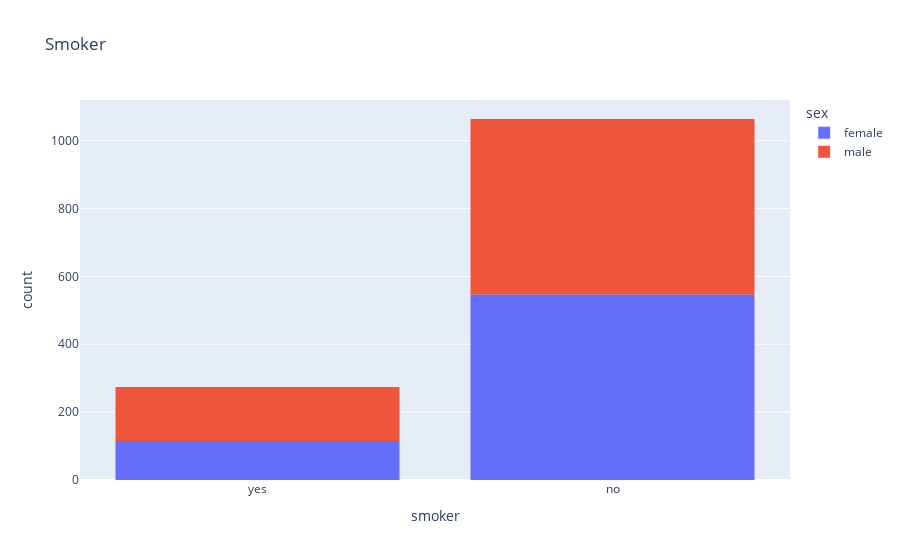

The notebook cell saved with this chart:
### Markdown cell above
### Smoker
Let's visualize the distribution of the "smoker" column (containing values "yes" and "no") using a histogram.

### Code cell
fig = px.histogram(medical_df,
                    x='smoker',
                    color='sex',
                    title='Smoker')
fig.show()

### Figure 1 — Plotly figure (JSON) as saved in the notebook; plotly's stock layout.template omitted (floating-point values rounded to 4 significant figures; data arrays with more than 128 entries replaced by an {"elided": "..."} marker saying what was removed)
{"data": [{"alignmentgroup": "True", "bingroup": "x", "hovertemplate": "sex=female<br>smoker=%{x}<br>count=%{y}<extra></extra>", "legendgroup": "female", "marker": {"color": "#636efa", "pattern": {"shape": ""}}, "name": "female", "offsetgroup": "female", "orientation": "v", "showlegend": true, "type": "histogram", "x": {"elided": "662 str values"}, "xaxis": "x", "yaxis": "y"}, {"alignmentgroup": "True", "bingroup": "x", "hovertemplate": "sex=male<br>smoker=%{x}<br>count=%{y}<extra></extra>", "legendgroup": "male", "marker": {"color": "#EF553B", "pattern": {"shape": ""}}, "name": "male", "offsetgroup": "male", "orientation": "v", "showlegend": true, "type": "histogram", "x": {"elided": "676 str values"}, "xaxis": "x", "yaxis": "y"}], "layout": {"barmode": "relative", "legend": {"title": {"text": "sex"}, "tracegroupgap": 0}, "title": {"text": "Smoker"}, "xaxis": {"anchor": "y", "domain": [0, 1], "title": {"text": "smoker"}}, "yaxis": {"anchor": "x", "domain": [0, 1], "title": {"text": "count"}}}}
